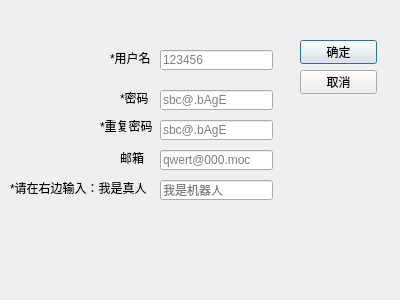
<?xml version="1.0" encoding="UTF-8"?>
<ui version="4.0">
 <class>Dialog</class>
 <widget class="QDialog" name="Dialog">
  <property name="geometry">
   <rect>
    <x>0</x>
    <y>0</y>
    <width>400</width>
    <height>300</height>
   </rect>
  </property>
  <property name="windowTitle">
   <string>Dialog</string>
  </property>
  <widget class="QLabel" name="label">
   <property name="geometry">
    <rect>
     <x>110</x>
     <y>50</y>
     <width>41</width>
     <height>16</height>
    </rect>
   </property>
   <property name="text">
    <string>*用户名</string>
   </property>
  </widget>
  <widget class="QLabel" name="label_2">
   <property name="geometry">
    <rect>
     <x>120</x>
     <y>90</y>
     <width>31</width>
     <height>16</height>
    </rect>
   </property>
   <property name="text">
    <string>*密码</string>
   </property>
  </widget>
  <widget class="QLabel" name="label_3">
   <property name="geometry">
    <rect>
     <x>10</x>
     <y>180</y>
     <width>141</width>
     <height>16</height>
    </rect>
   </property>
   <property name="text">
    <string>*请在右边输入：我是真人</string>
   </property>
  </widget>
  <widget class="QLabel" name="label_4">
   <property name="geometry">
    <rect>
     <x>100</x>
     <y>120</y>
     <width>54</width>
     <height>12</height>
    </rect>
   </property>
   <property name="text">
    <string>*重复密码</string>
   </property>
  </widget>
  <widget class="QLabel" name="label_5">
   <property name="geometry">
    <rect>
     <x>120</x>
     <y>150</y>
     <width>31</width>
     <height>16</height>
    </rect>
   </property>
   <property name="text">
    <string>邮箱</string>
   </property>
  </widget>
  <widget class="QLineEdit" name="user_not_robot_input">
   <property name="geometry">
    <rect>
     <x>160</x>
     <y>180</y>
     <width>113</width>
     <height>20</height>
    </rect>
   </property>
   <property name="placeholderText">
    <string>我是机器人</string>
   </property>
  </widget>
  <widget class="QLineEdit" name="user_name_input">
   <property name="geometry">
    <rect>
     <x>160</x>
     <y>50</y>
     <width>113</width>
     <height>20</height>
    </rect>
   </property>
   <property name="text">
    <string/>
   </property>
   <property name="placeholderText">
    <string>123456</string>
   </property>
  </widget>
  <widget class="QLineEdit" name="user_password_input">
   <property name="geometry">
    <rect>
     <x>160</x>
     <y>90</y>
     <width>113</width>
     <height>20</height>
    </rect>
   </property>
   <property name="text">
    <string/>
   </property>
   <property name="echoMode">
    <enum>QLineEdit::Password</enum>
   </property>
   <property name="placeholderText">
    <string>sbc@.bAgE</string>
   </property>
  </widget>
  <widget class="QLineEdit" name="user_psw_agent_input">
   <property name="geometry">
    <rect>
     <x>160</x>
     <y>120</y>
     <width>113</width>
     <height>20</height>
    </rect>
   </property>
   <property name="echoMode">
    <enum>QLineEdit::Password</enum>
   </property>
   <property name="placeholderText">
    <string>sbc@.bAgE</string>
   </property>
  </widget>
  <widget class="QLineEdit" name="user_email_input">
   <property name="geometry">
    <rect>
     <x>160</x>
     <y>150</y>
     <width>113</width>
     <height>20</height>
    </rect>
   </property>
   <property name="placeholderText">
    <string>qwert@000.moc</string>
   </property>
  </widget>
  <widget class="QWidget" name="">
   <property name="geometry">
    <rect>
     <x>300</x>
     <y>40</y>
     <width>77</width>
     <height>54</height>
    </rect>
   </property>
   <layout class="QVBoxLayout" name="verticalLayout">
    <item>
     <widget class="QPushButton" name="yes_pushButton">
      <property name="text">
       <string>确定</string>
      </property>
     </widget>
    </item>
    <item>
     <widget class="QPushButton" name="no_pushButton">
      <property name="text">
       <string>取消</string>
      </property>
     </widget>
    </item>
   </layout>
  </widget>
 </widget>
 <resources/>
 <connections/>
</ui>
